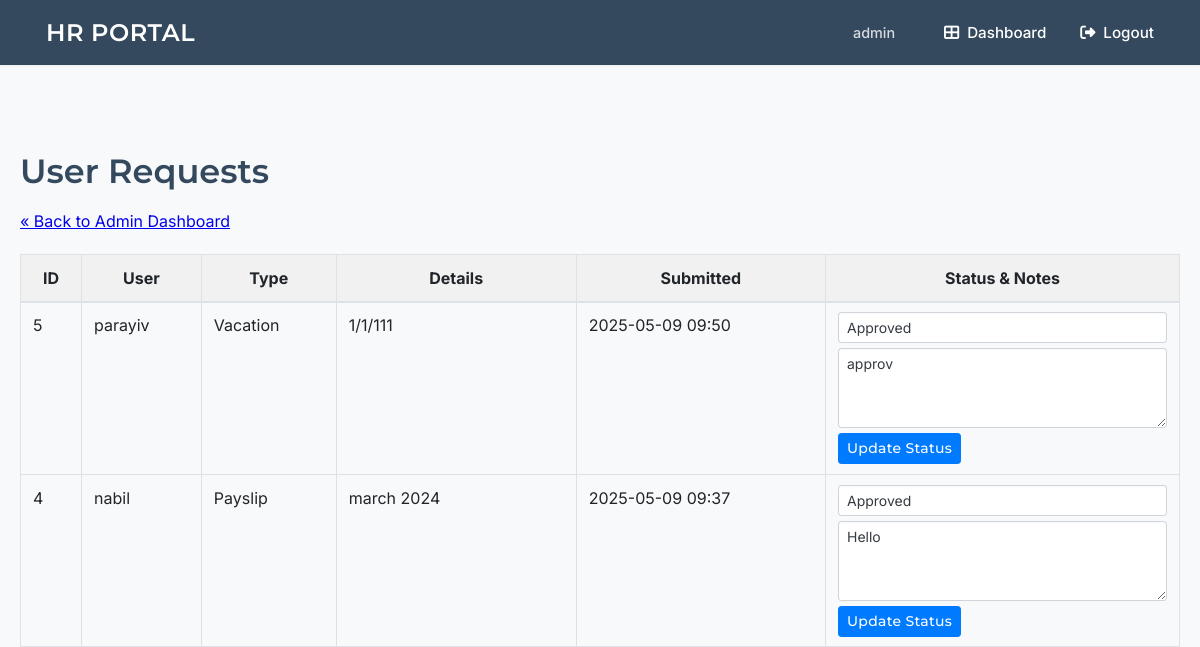
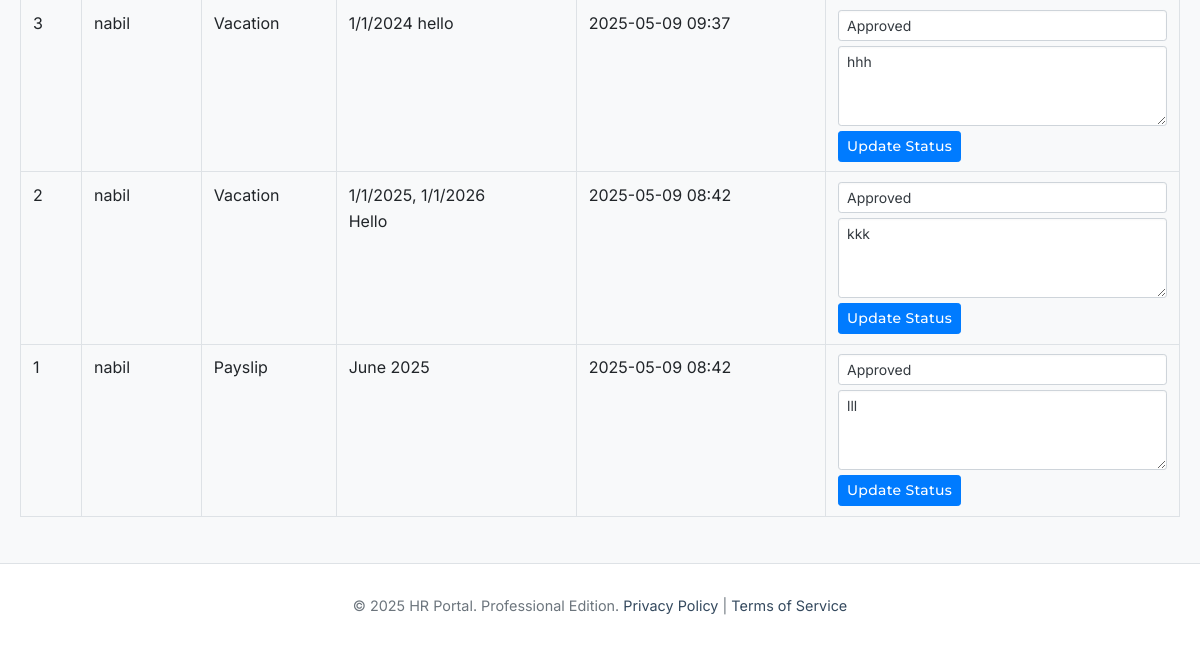
Before: /admin/requests (signed in) with the older database file (2 pictures, top to bottom).
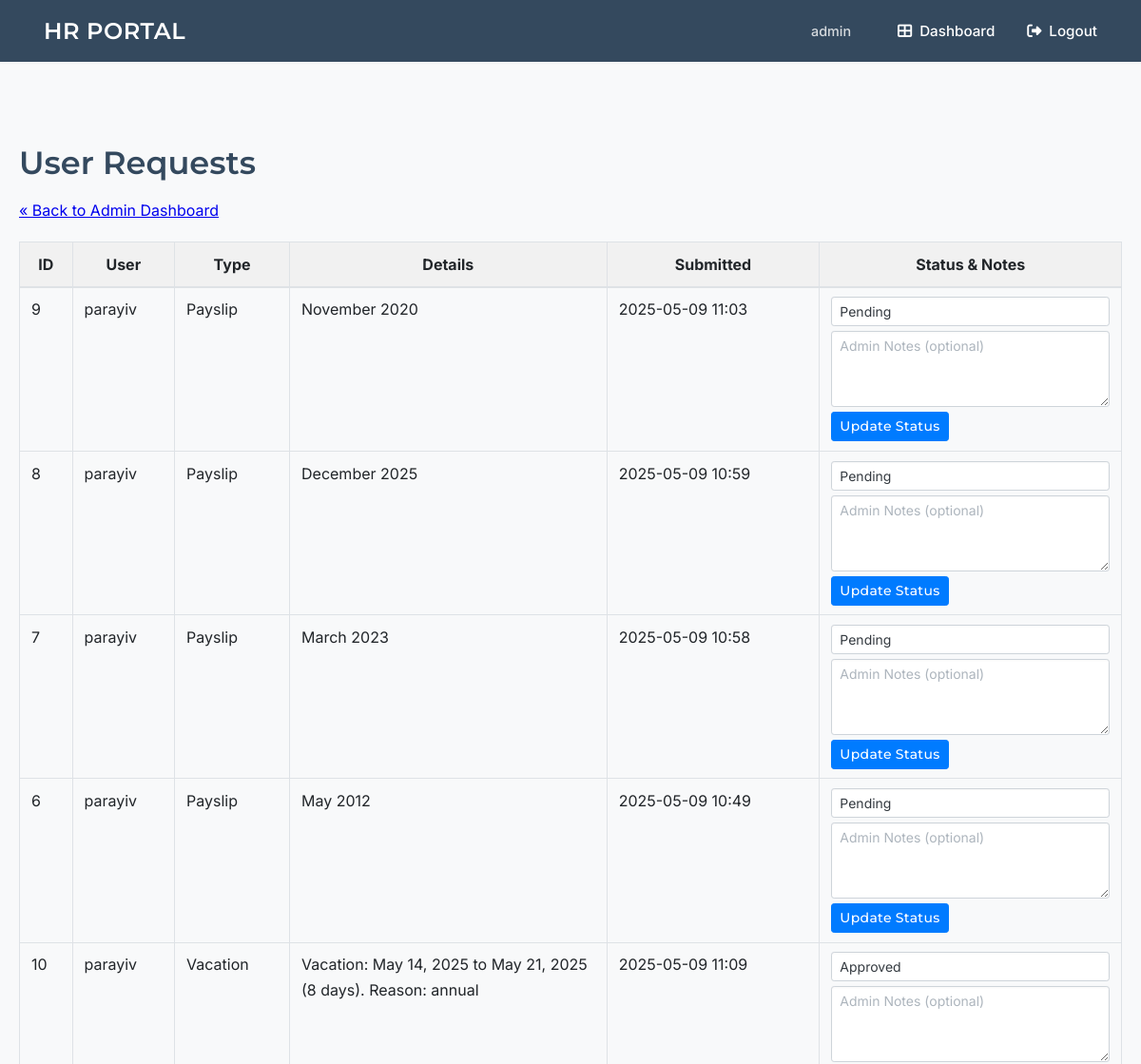
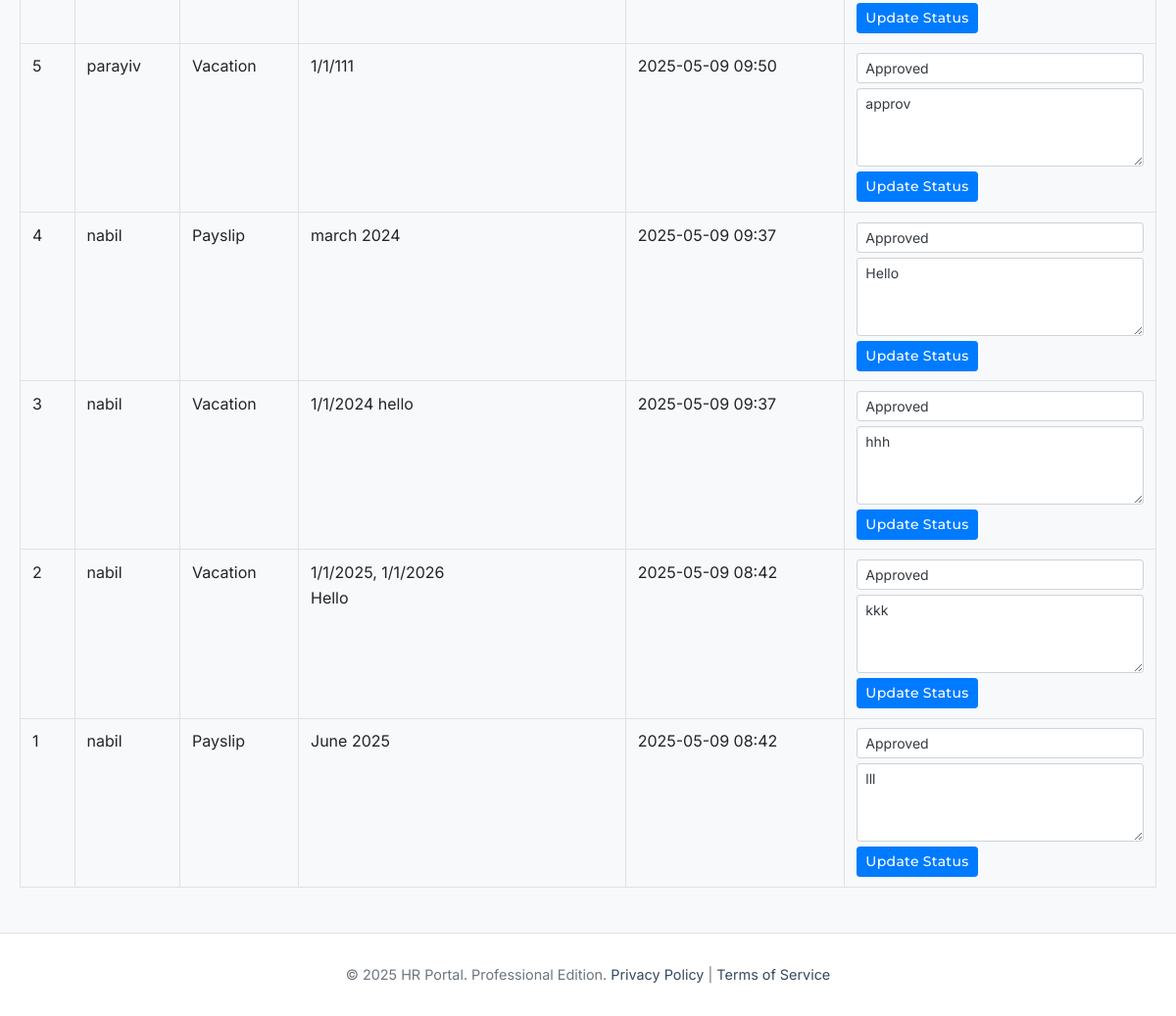
After: the same page with the newer database file (2 pictures, top to bottom).
### tables this page shows
CREATE TABLE users (
    id INTEGER PRIMARY KEY AUTOINCREMENT,
    username TEXT UNIQUE NOT NULL,
    password_hash TEXT NOT NULL,
    is_admin BOOLEAN NOT NULL DEFAULT 0 -- 0 for False, 1 for True
);

CREATE TABLE requests (
    id INTEGER PRIMARY KEY AUTOINCREMENT,
    user_id INTEGER NOT NULL,
    request_type TEXT NOT NULL, -- 'payslip', 'vacation'
    details TEXT, -- e.g., month for payslip, dates for vacation
    status TEXT NOT NULL DEFAULT 'pending', -- pending, approved, rejected
    submitted_at DATETIME DEFAULT CURRENT_TIMESTAMP,
    admin_notes TEXT,
    FOREIGN KEY (user_id) REFERENCES users (id)
);

### app.py (the view)
@app.route('/admin/requests')
@login_required
@admin_required
def admin_view_requests():
    db = get_db()
    requests_raw = db.execute('''
        SELECT r.id, r.request_type, r.details, r.status, r.submitted_at, r.admin_notes, u.username as user_username
        FROM requests r
        JOIN users u ON r.user_id = u.id
        ORDER BY r.status = 'pending' DESC, r.submitted_at DESC
    ''').fetchall()
    requests_processed = []
    for req_row in requests_raw:
        req_dict = dict(req_row)
        try:
            if isinstance(req_dict['submitted_at'], str):
                dt_obj = datetime.strptime(req_dict['submitted_at'], '%Y-%m-%d %H:%M:%S.%f')
            elif isinstance(req_dict['submitted_at'], datetime):
                dt_obj = req_dict['submitted_at']
            else:
                dt_obj = None
        except ValueError:
            try:
                if isinstance(req_dict['submitted_at'], str):
                    dt_obj = datetime.strptime(req_dict['submitted_at'], '%Y-%m-%d %H:%M:%S')
                else:
                    dt_obj = req_dict['submitted_at']
            except ValueError as e:
                app.logger.error(f"Error parsing submitted_at string '{req_dict['submitted_at']}': {e}")
                dt_obj = None
        req_dict['submitted_at'] = dt_obj
        requests_processed.append(req_dict)
    return render_template('admin_view_requests.html', requests=requests_processed)

### app.py (called while the page is built)
def get_db():
    if 'db' not in g:
        try:
            os.makedirs(app.instance_path)
        except OSError:
            pass
        g.db = sqlite3.connect(
            app.config['DATABASE'],
            detect_types=sqlite3.PARSE_DECLTYPES
        )
        g.db.row_factory = sqlite3.Row
    return g.db

def convert_datetime_iso(val):
    try:
        return datetime.fromisoformat(val.decode())
    except (ValueError, AttributeError):
        try: # Try common SQLite format if fromisoformat fails
            return datetime.strptime(val.decode(), "%Y-%m-%d %H:%M:%S.%f")
        except (ValueError, AttributeError):
            try:
                return datetime.strptime(val.decode(), "%Y-%m-%d %H:%M:%S")
            except (ValueError, AttributeError):
                return None # Or raise an error, or return the original string

def login_required(view):
    @wraps(view)
    def wrapped_view(**kwargs):
        if g.user is None:
            flash('Please log in to access this page.', 'error')
            return redirect(url_for('login', next=request.url))
        return view(**kwargs)
    return wrapped_view

def admin_required(view):
    @wraps(view)
    def wrapped_view(**kwargs):
        if not g.user or not g.user['is_admin']:
            flash('You do not have permission to access this page.', 'error')
            return redirect(url_for('dashboard'))
        return view(**kwargs)
    return wrapped_view

@app.before_request
def load_logged_in_user():
    user_id = session.get('user_id')
    g.user = None
    if user_id is not None:
        db = get_db()
        g.user = db.execute('SELECT id, username, is_admin FROM users WHERE id = ?', (user_id,)).fetchone()

@app.context_processor
def inject_now():
    return {'now': datetime.utcnow()}

### templates/admin_view_requests.html (shortened to what this page needs)
{% extends 'base.html' %}
{% block content %}
<h1 class="page-title">User Requests</h1>
<a href="{{ url_for('dashboard') }}" class="subtle-link" style="margin-bottom:20px; display:inline-block;">« Back to Admin Dashboard</a>
{% if requests %}
    <table class="table">
        <thead>
            <tr>
                <th>ID</th>
                <th>User</th>
                <th>Type</th>
                <th>Details</th>
                <th>Submitted</th>
                <th>Status & Notes</th>
            </tr>
        </thead>
        <tbody>
        {% for req in requests %}
            <tr>
                <td>{{ req.id }}</td>
                <td>{{ req.user_username }}</td>
                <td>{{ req.request_type|capitalize }}</td>
                <td style="white-space: pre-wrap; max-width: 250px;">{{ req.details }}</td>
                <td>
                    {% if req.submitted_at %}
                        {{ req.submitted_at.strftime('%Y-%m-%d %H:%M') }}
                    {% else %}
                        N/A
                    {% endif %}
                </td>
                <td>
                    <form method="post" action="{{ url_for('admin_update_request_status', request_id=req.id) }}">
                        <div style="margin-bottom: 5px;">
                            <select name="status" class="form-control form-control-sm">
                                <option value="pending" {{ 'selected' if req.status == 'pending' }}>Pending</option>
                                <option value="approved" {{ 'selected' if req.status == 'approved' }}>Approved</option>
                            </select>
                        </div>
                        <div style="margin-bottom: 5px;">
                            <textarea name="admin_notes" placeholder="Admin Notes (optional)" class="form-control form-control-sm" rows="2" style="width:100%; min-width: 180px;">{{ req.admin_notes or '' }}</textarea>
                        </div>
                        <input type="submit" value="Update Status" class="btn btn-sm btn-primary">
                    </form>
                </td>
            </tr>
        {% endfor %}
        </tbody>
    </table>
{% else %}
    <p>No user requests found.</p>
{% endif %}
{% endblock %}

### templates/base.html (shortened to what this page needs)
<!doctype html>
<html lang="en">
<head>
    <link rel="stylesheet" href="https://cdnjs.cloudflare.com/ajax/libs/font-awesome/6.4.0/css/all.min.css">
    <link rel="stylesheet" href="https://cdn.jsdelivr.net/npm/flatpickr/dist/flatpickr.min.css">
</head>
<body>
    <nav class="navbar">
        <a href="{{ url_for('index') }}" class="site-title">HR PORTAL</a>
        <div class="right">
            {% if g.user %}
                <span>{{ g.user.username }}</span>
                <a href="{{ url_for('dashboard') }}"><i class="fas fa-th-large fa-fw"></i> Dashboard</a>
                <a href="{{ url_for('logout') }}"><i class="fas fa-sign-out-alt fa-fw"></i> Logout</a>
            {% else %}
                <a href="{{ url_for('login') }}"><i class="fas fa-sign-in-alt fa-fw"></i> Login</a>
                <a href="{{ url_for('register') }}"><i class="fas fa-user-plus fa-fw"></i> Register</a>
            {% endif %}
        </div>
    </nav>
    <main class="container">
        {% block content %}{% endblock %}
    </main>
    <footer>
        © {{ now.year if now else '2024' }} HR Portal. Professional Edition.
        <a href="#">Privacy Policy</a> | <a href="#">Terms of Service</a>
    </footer>
</body>
</html>

### templates/base.html (style rules this page uses)
:root { --primary-color: #34495e; --secondary-color: #b28c5e; --accent-color: #48a9a6; --background-color: #f8f9fa; --card-bg: #ffffff; --text-color-dark: #343a40; --text-color-headings: var(--primary-color); --text-color-light: #6c757d; --border-color: #dee2e6; --border-radius-md: 8px; --border-radius-sm: 5px; --shadow-sm: 0 1px 3px rgba(0, 0, 0, 0.05); --shadow-md: 0 4px 10px rgba(0, 0, 0, 0.07); --font-family-headings: 'Montserrat', sans-serif; --font-family-body: 'Inter', sans-serif; }
*, *::before, *::after { box-sizing: border-box; }
body { font-family: var(--font-family-body); font-weight: 400; margin: 0; background-color: var(--background-color); color: var(--text-color-dark); line-height: 1.65; display: flex; flex-direction: column; min-height: 100vh; }
.navbar { background-color: var(--primary-color); padding: 0 30px; box-shadow: var(--shadow-sm); display: flex; justify-content: space-between; align-items: center; height: 65px; position: sticky; top: 0; z-index: 1000; }
.navbar a, .navbar span { color: #ffffff; padding: 10px 16px; text-decoration: none; font-size: 0.95em; font-weight: 500; transition: background-color 0.2s; display: inline-flex; align-items: center; }
.navbar .site-title { font-family: var(--font-family-headings); font-weight: 600; font-size: 1.5em; letter-spacing: 0.5px; }
.navbar .right { display: flex; align-items: center; }
.navbar .right span { margin-right: 15px; font-size: 0.9em; opacity: 0.8; }
.navbar .right a i { margin-right: 6px; }
.container { width: 100%; margin: 30px auto; padding: 0 20px; flex-grow: 1; }
.page-title { font-family: var(--font-family-headings); font-weight: 600; font-size: 2.1em; color: var(--text-color-headings); margin-bottom: 10px; }
.form-control { display: block; width: 100%; padding: 12px 15px; font-size: 1em; font-family: var(--font-family-body); font-weight: 400; line-height: 1.6; color: var(--text-color-dark); background-color: var(--card-bg); background-clip: padding-box; border: 1px solid #d8e0e7; appearance: none; border-radius: var(--border-radius-sm); box-shadow: inset 0 1px 2px rgba(0,0,0,0.03); transition: border-color .15s ease-in-out, box-shadow .15s ease-in-out; }
.form-control::placeholder { color: #adb5bd; opacity: 1; }
textarea.form-control { min-height: 80px; resize: vertical; }
select.form-control { padding-right: 30px; }
.btn { display: inline-block; background-color: var(--primary-color); color: white; padding: 10px 22px; border: 1px solid var(--primary-color); border-radius: var(--border-radius-sm); text-decoration: none; font-size: 0.95em; font-weight: 500; font-family: var(--font-family-headings); letter-spacing: 0.3px; cursor: pointer; text-align: center; vertical-align: middle; transition: background-color 0.2s, border-color 0.2s, color 0.2s, transform 0.1s; }
footer { text-align: center; padding: 30px 20px; background-color: var(--card-bg); color: var(--text-color-light); margin-top: auto; font-size: 0.9em; border-top: 1px solid var(--border-color); }
footer a { color: var(--primary-color); text-decoration: none; }

### templates/admin_view_requests.html (style rules this page uses)
.table { width: 100%; margin-bottom: 1rem; color: #212529; border-collapse: collapse; }
.table th, .table td { padding: .6rem .75rem; vertical-align: top; border: 1px solid #dee2e6; }
.table thead th { vertical-align: bottom; border-bottom-width: 2px; background-color: #f1f1f1; }
.form-control-sm { padding: .25rem .5rem; font-size: .875rem; line-height: 1.5; border-radius: .2rem; border: 1px solid #ced4da; }
.btn-sm { padding: .25rem .5rem; font-size: .875rem; line-height: 1.5; border-radius: .2rem; }
.btn-primary { color: #fff; background-color: #007bff; border-color: #007bff; }

Changed rows visible on the page:
added requests: id "9", user_username "parayiv", request_type "Payslip", details "November 2020", submitted_at "2025-05-09 11:03"
added requests: id "8", user_username "parayiv", request_type "Payslip", details "December 2025", submitted_at "2025-05-09 10:59"
added requests: id "7", user_username "parayiv", request_type "Payslip", details "March 2023", submitted_at "2025-05-09 10:58"
added requests: id "6", user_username "parayiv", request_type "Payslip", details "May 2012", submitted_at "2025-05-09 10:49"
added requests: id "10", user_username "parayiv", request_type "Vacation", details "Vacation: May 14, 2025 to May 21, 2025 (8 days). Reason: annual", submitted_at "2025-05-09 11:09"
